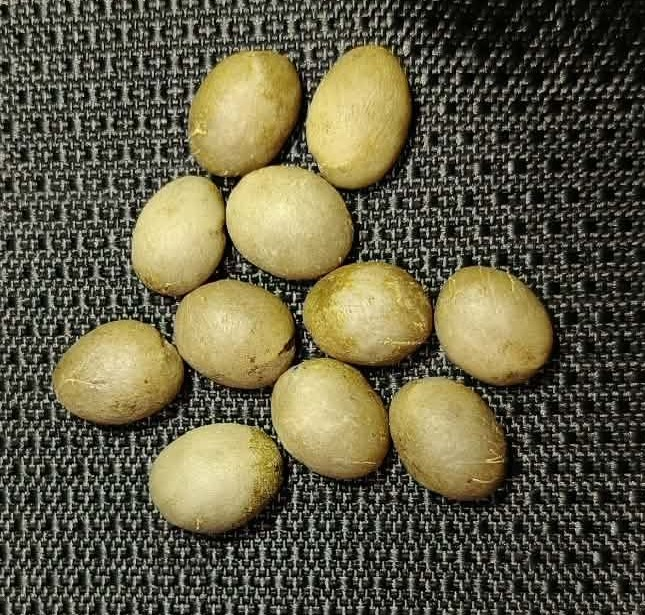
#> input picture data/training/grade1/0a4a9a81c20e.jpg, 645 x 615 px
$ python -i test_camera_refactored.py   (imports and definitions only)
#> lines starting #> are read from the running program, lines starting #| are printed output that depends on the picture
#> further down, picture is the input picture: shape (615, 645, 3); mean B, G, R 68.2, 92.6, 97.5
#!/usr/bin/env python3
"""
Test script for refactored camera architecture.

Tests:
1. Camera starts and captures at target FPS
2. Frame queue stays fresh (no stale frames)
3. Heavy processing doesn't block camera stream
4. Real-time display is smooth (no lag)

Usage:
    python test_camera_refactored.py

Press 'q' to quit, 's' to show stats
"""

import cv2
import time
import numpy as np
from backend.core.camera_refactored import camera_manager_refactored

def simulate_heavy_processing(frame: np.ndarray) -> np.ndarray:
    """Simulate heavy CV processing (50-100ms)"""
    # Blur + edge detection (CPU intensive)
    blurred = cv2.GaussianBlur(frame, (15, 15), 0)
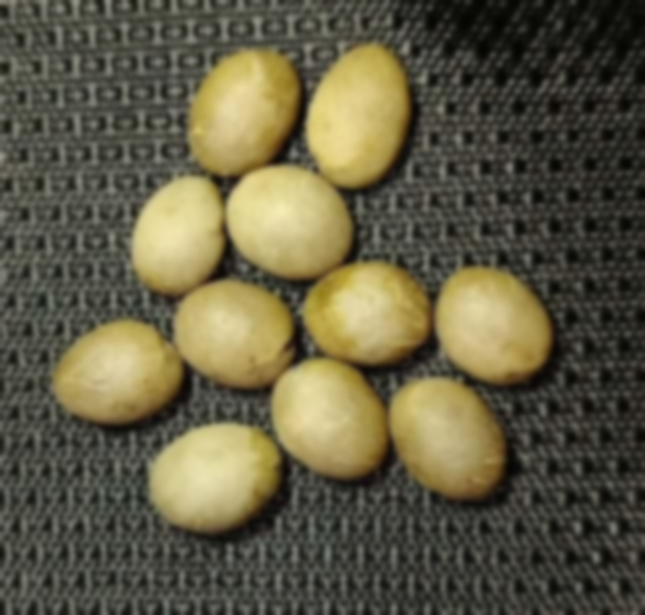
#> blurred: shape (615, 645, 3); mean B, G, R 68.2, 92.6, 97.5
    edges = cv2.Canny(blurred, 50, 150)
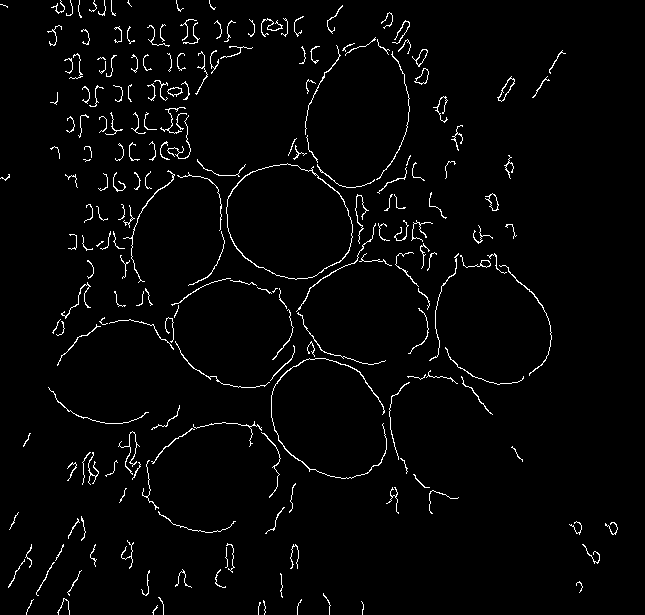
#> edges: shape (615, 645); 2.6% white in thin lines or dots
    return cv2.cvtColor(edges, cv2.COLOR_GRAY2BGR)
#> returned value: shape (615, 645, 3); 2.6% white in thin lines or dots

# [125 lines left out: function main, not called in this run]

# [2 lines not run here, left out]

>>> import cv2
>>> picture = cv2.imread('data/training/grade1/0a4a9a81c20e.jpg')
>>> result = simulate_heavy_processing(picture)

$ run again, on data/training/grade1/72e4f024a88b.jpg
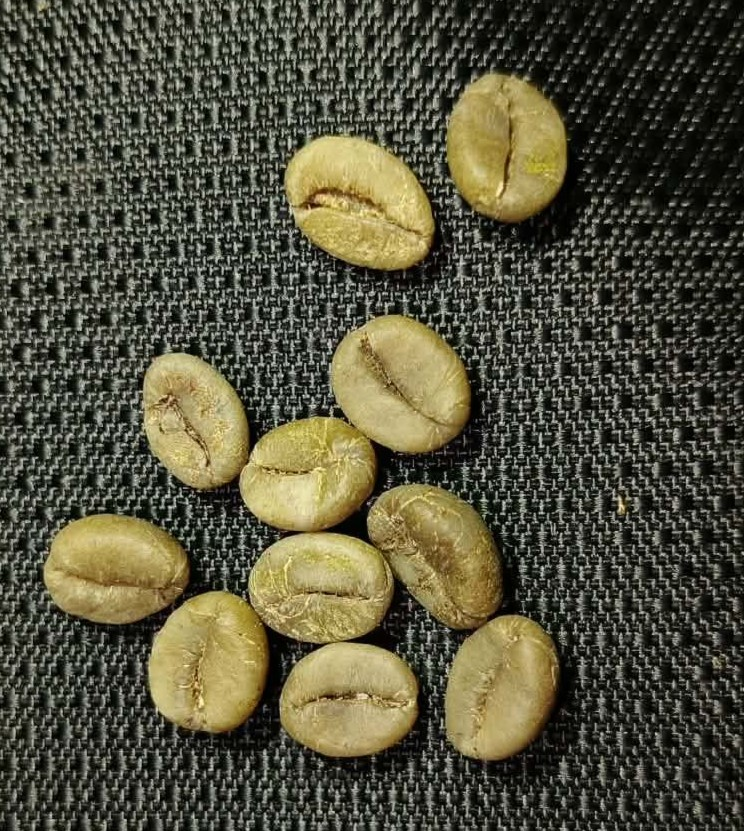
#> input picture data/training/grade1/72e4f024a88b.jpg, 744 x 831 px
#> picture is the input picture: shape (831, 744, 3); mean B, G, R 62.1, 82.9, 85.3
#> in simulate_heavy_processing, `blurred = cv2.GaussianBlur(frame, (15, 15), 0)`:
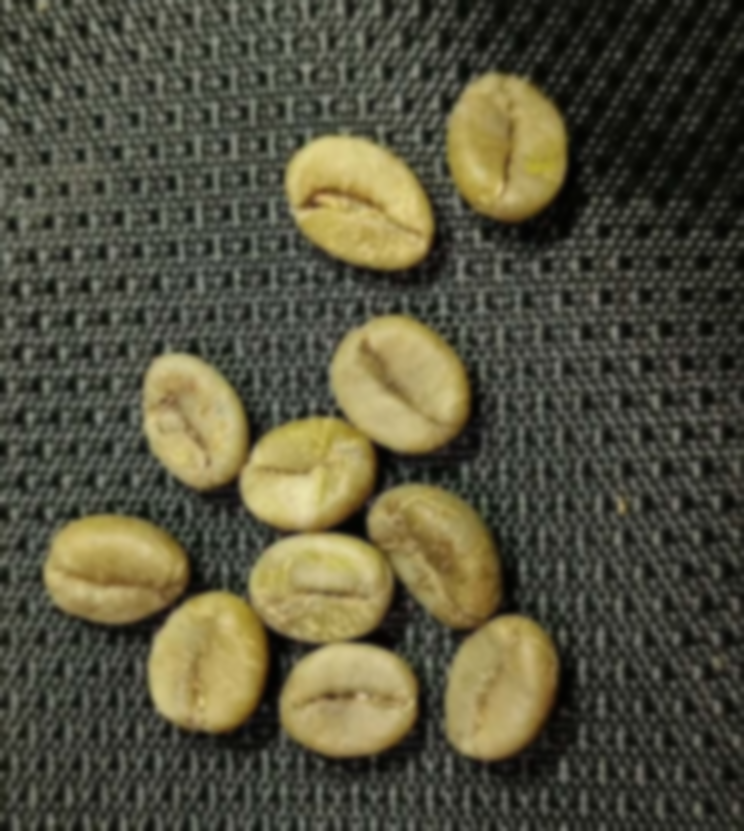
#> blurred: shape (831, 744, 3); mean B, G, R 62.1, 82.9, 85.3
#> in simulate_heavy_processing, `edges = cv2.Canny(blurred, 50, 150)`:
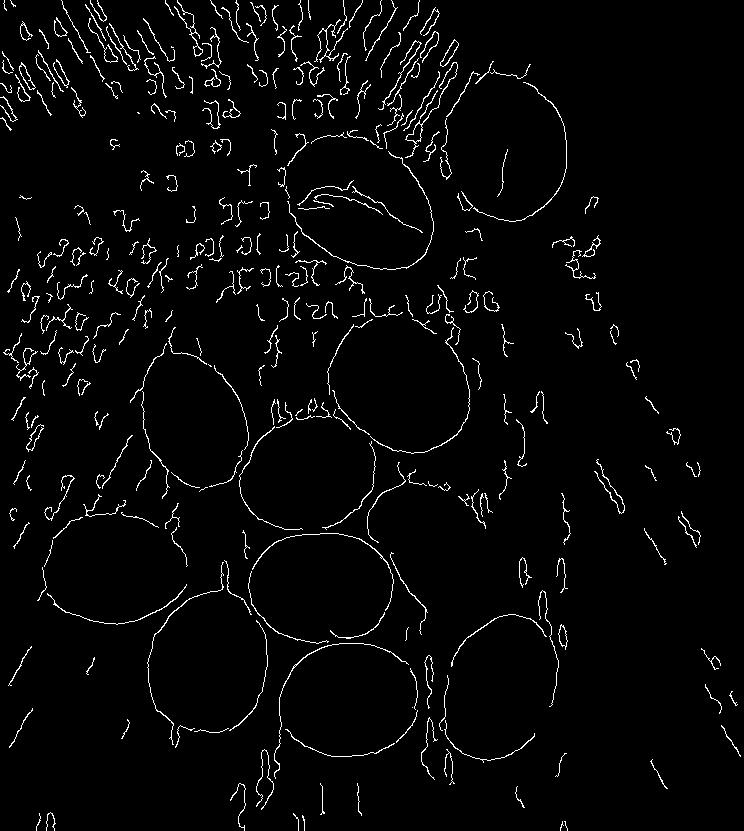
#> edges: shape (831, 744); 3% white in thin lines or dots
